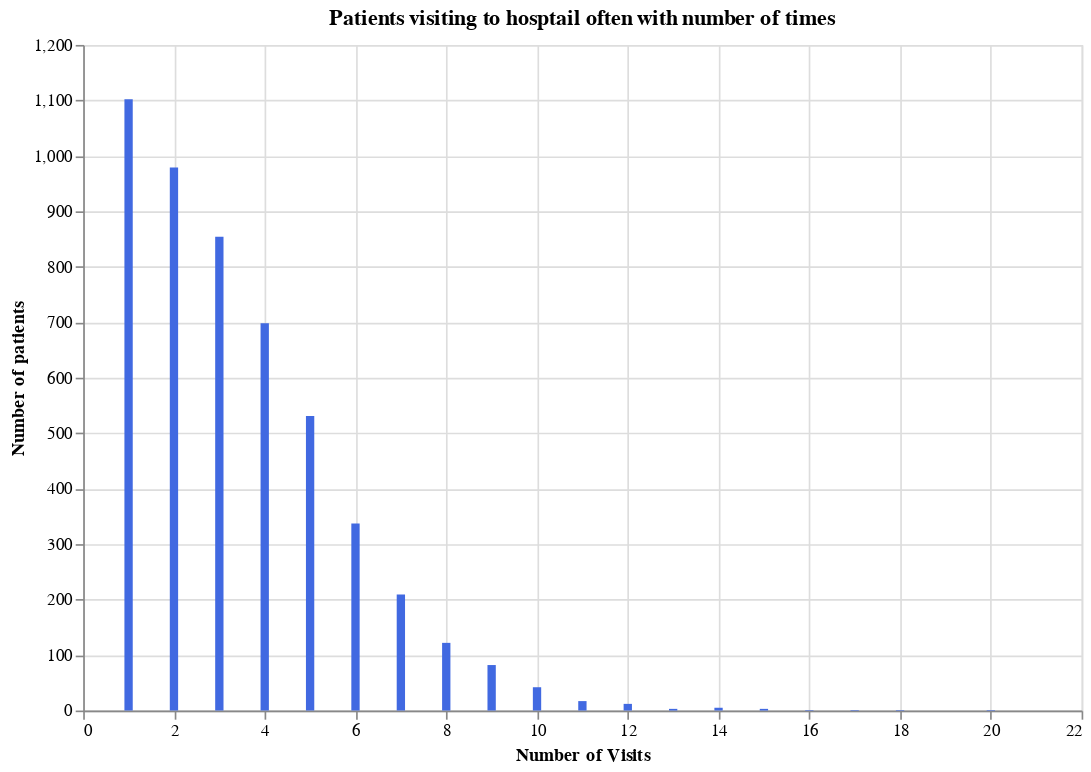

The code cell stored with this chart in its notebook:
### Code cell
base=alt.Chart(temp.sample(5000))
bar=base.mark_bar(color='royalblue').encode(
    x=alt.X('total',title='Number of Visits'),
    y=alt.Y('count()',title='Number of patients'),
    tooltip=[alt.Tooltip('total:N'),alt.Tooltip('count():Q')]

).properties(
width=600, height=400,
title='Patients visiting to hosptail often with number of times')

bar

### Figure 1 — Vega-Lite specification as saved in the notebook (floating-point values rounded to 4 significant figures; data arrays with more than 128 entries replaced by an {"elided": "..."} marker saying what was removed)
{"config": {"view": {"continuousWidth": 400, "continuousHeight": 300}}, "data": {"name": "data-0a66a7df332f6a585bf2f5fcfa440bf2"}, "mark": {"type": "bar", "color": "royalblue"}, "encoding": {"tooltip": [{"type": "nominal", "field": "total"}, {"type": "quantitative", "aggregate": "count"}], "x": {"type": "quantitative", "field": "total", "title": "Number of Visits"}, "y": {"type": "quantitative", "aggregate": "count", "title": "Number of patients"}}, "height": 400, "title": "Patients visiting to hosptail often with number of times", "width": 600, "$schema": "https://vega.github.io/schema/vega-lite/v4.8.1.json", "datasets": {"data-0a66a7df332f6a585bf2f5fcfa440bf2": {"elided": "5000 records"}}}
